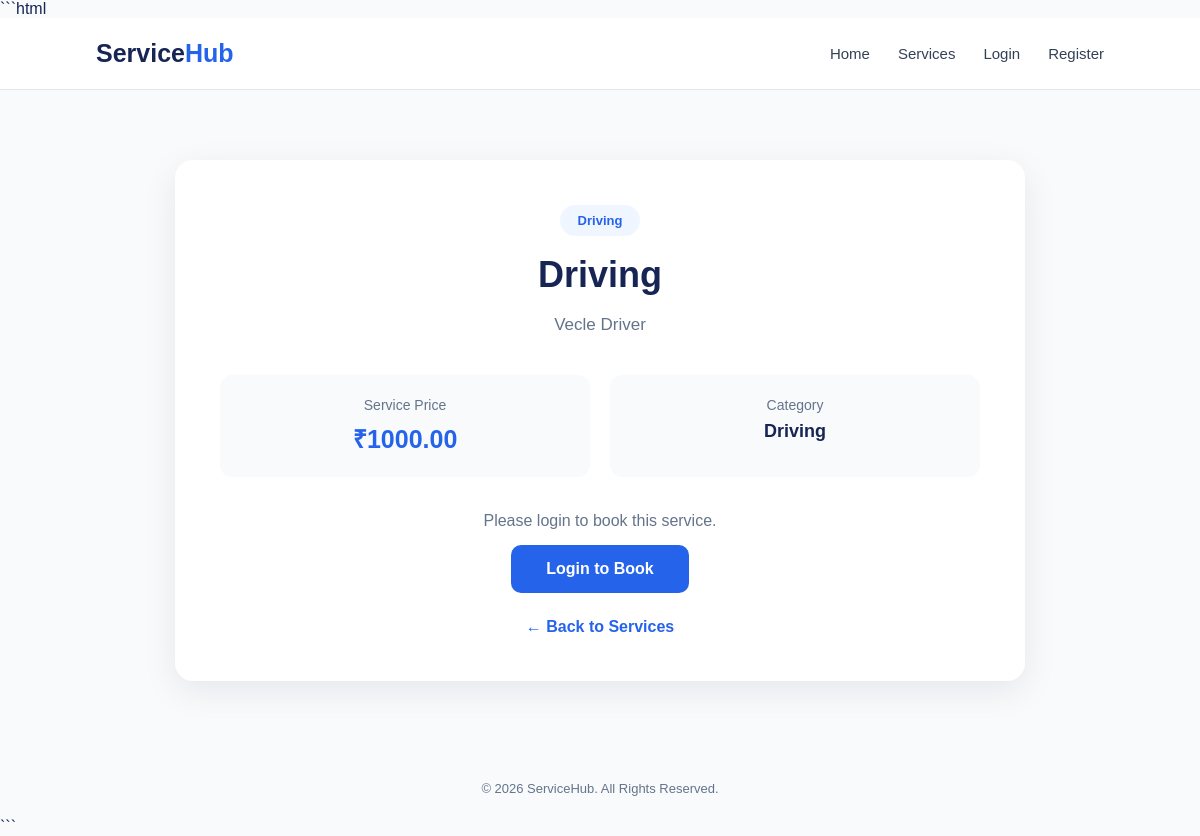
/service/1, run on the app's committed database.
### app.py (models this page shows)
class Service(db.Model):
    id = db.Column(
        db.Integer,
        primary_key=True
    )
    name = db.Column(
        db.String(100),
        nullable=False
    )
    description = db.Column(
        db.Text,
        nullable=False
    )
    price = db.Column(
        db.Float,
        nullable=False
    )
    category = db.Column(
        db.String(100),
        nullable=False
    )

### app.py (the view)
@app.route("/service/<int:service_id>")
def service_details(service_id):
    service = Service.query.get_or_404(
        service_id
    )
    return render_template(
        "service_details.html",
        service=service
    )

### templates/service_details.html (shortened to what this page needs)
<!DOCTYPE html>
<html lang="en">
<head>
    <link rel="stylesheet"
          href="{{ url_for('static',
          filename='css/service_details.css') }}">
</head>
<body>
<header class="navbar">
    <div class="logo">
        Service<span>Hub</span>
    </div>
    <nav>
        <a href="{{ url_for('index') }}">
            Home
        </a>
        <a href="{{ url_for('services') }}">
            Services
        </a>
        {% if current_user.is_authenticated %}
            {% if current_user.role == "user" %}
                <a href="{{ url_for('my_bookings') }}">
                    My Bookings
                </a>
            {% elif current_user.role == "worker" %}
                <a href="{{ url_for('worker_dashboard') }}">
                    Dashboard
                </a>
            {% elif current_user.role == "admin" %}
                <a href="{{ url_for('admin_dashboard') }}">
                    Dashboard
                </a>
            {% endif %}
            <a href="{{ url_for('logout') }}">
                Logout
            </a>
        {% else %}
            <a href="{{ url_for('login') }}">
                Login
            </a>
            <a href="{{ url_for('register') }}">
                Register
            </a>
        {% endif %}
    </nav>
</header>
<main class="details-page">
    <div class="service-card">
        <div class="service-header">
            <span class="category">
                {{ service.category }}
            </span>
            <h1>
                {{ service.name }}
            </h1>
            <p class="description">
                {{ service.description }}
            </p>
        </div>
        <div class="service-info">
            <div class="info-box">
                <span class="label">
                    Service Price
                </span>
                <span class="price">
                    ₹{{ "%.2f"|format(service.price) }}
                </span>
            </div>
            <div class="info-box">
                <span class="label">
                    Category
                </span>
                <span class="value">
                    {{ service.category }}
                </span>
            </div>
        </div>
        <div class="booking-section">
            {% if current_user.is_authenticated %}
                {% if current_user.role == "user" %}
                    <a href="{{ url_for(
                        'book_service',
                        service_id=service.id
                    ) }}"
                       class="book-button">
                        Book This Service
                    </a>
                {% elif current_user.role == "worker" %}
                    <div class="notice">
                        Workers cannot book services.
                    </div>
                {% elif current_user.role == "admin" %}
                    <div class="notice">
                        Admin accounts cannot book services.
                    </div>
                {% endif %}
            {% else %}
                <p class="login-text">
                    Please login to book this service.
                </p>
                <a href="{{ url_for('login') }}"
                   class="book-button">
                    Login to Book
                </a>
            {% endif %}
        </div>
        <a href="{{ url_for('services') }}"
           class="back-button">
            ← Back to Services
        </a>
    </div>
</main>
<footer>
    <p>
        © 2026 ServiceHub. All Rights Reserved.
    </p>
</footer>
</body>
</html>

### static/css/service_details.css (style rules this page uses)
* { margin: 0; padding: 0; box-sizing: border-box; }
body { font-family: Arial, sans-serif; background: #f8fafc; color: #172554; min-height: 100vh; }
.navbar { height: 72px; background: white; display: flex; align-items: center; justify-content: space-between; padding: 0 8%; border-bottom: 1px solid #e5e7eb; }
.logo { font-size: 25px; font-weight: bold; color: #172554; }
.logo span { color: #2563eb; }
.navbar nav { display: flex; gap: 28px; }
.navbar nav a { text-decoration: none; color: #334155; font-size: 15px; font-weight: 500; }
.details-page { min-height: calc(100vh - 132px); display: flex; justify-content: center; align-items: flex-start; padding: 70px 20px; }
.service-card { width: 100%; max-width: 850px; background: white; border-radius: 18px; padding: 45px; box-shadow: 0 10px 35px rgba(15, 23, 42, 0.08); }
.service-header { text-align: center; }
.category { display: inline-block; background: #eff6ff; color: #2563eb; padding: 8px 18px; border-radius: 20px; font-size: 13px; font-weight: bold; margin-bottom: 18px; }
.service-header h1 { font-size: 36px; margin-bottom: 15px; color: #172554; }
.description { font-size: 17px; line-height: 1.7; color: #64748b; }
.service-info { display: grid; grid-template-columns: 1fr 1fr; gap: 20px; margin-top: 35px; }
.info-box { background: #f8fafc; border-radius: 12px; padding: 22px; text-align: center; }
.label { display: block; color: #64748b; font-size: 14px; margin-bottom: 8px; }
.price { font-size: 25px; font-weight: bold; color: #2563eb; }
.value { font-size: 18px; font-weight: bold; color: #172554; }
.booking-section { text-align: center; margin-top: 35px; }
.book-button { display: inline-block; background: #2563eb; color: white; text-decoration: none; padding: 15px 35px; border-radius: 10px; font-size: 16px; font-weight: bold; transition: 0.2s; }
.login-text { color: #64748b; margin-bottom: 15px; }
.back-button { display: block; text-align: center; margin-top: 25px; color: #2563eb; text-decoration: none; font-weight: 600; }
footer { height: 60px; display: flex; justify-content: center; align-items: center; color: #64748b; font-size: 13px; }

### data on the page
Service: category "Driving", name "Driving", description "Vecle Driver", price "1000.00"
